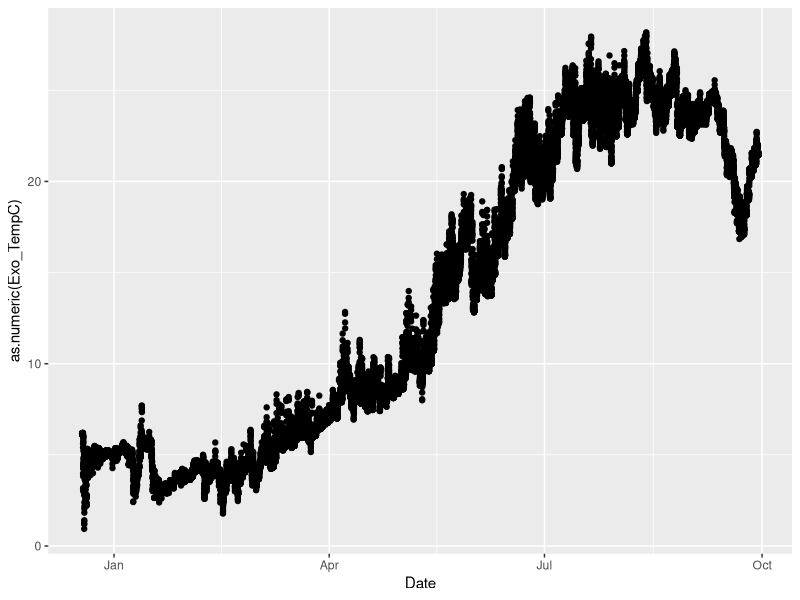

Source code (R):
## ---- chunk 1
setwd("C:/Users/samjg/Documents/Github_repositories/RClub_NOAArepo/sessions/sonde_data") #set working

library(dplyr)
library(lubridate)
library(ggplot2)
?lubridate
df <- read.csv("Exo_Harbor_Data_9-29-2020.csv", head = TRUE , skip = 1) 
df # we have a couple empty rows here at the start of the file
num_rows <- nrow(df) # 
df_skiprows <- df[3:num_rows,]
## ---- chunk 2

# df_skiprows$Date <- gsub(' .*', '', df_skiprows$TIMESTAMP)
# df_skiprows$Time <- gsub('.* ', '', df_skiprows$TIMESTAMP)

df_skiprows$Date <- mdy_hm(df_skiprows$TIMESTAMP)
str(df_skiprows)

ggplot(aes(Date,as.numeric(Exo_TempC)) ,data =df_skiprows) + 
  geom_point()
